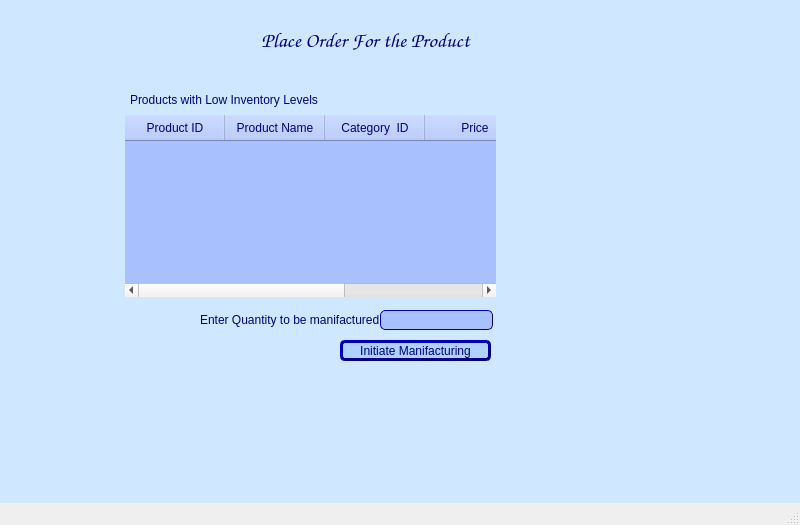
<?xml version="1.0" encoding="UTF-8"?>
<ui version="4.0">
 <class>MainWindow</class>
 <widget class="QMainWindow" name="MainWindow">
  <property name="geometry">
   <rect>
    <x>0</x>
    <y>0</y>
    <width>800</width>
    <height>525</height>
   </rect>
  </property>
  <property name="windowTitle">
   <string>MainWindow</string>
  </property>
  <widget class="QWidget" name="centralwidget">
   <widget class="QLabel" name="label_4">
    <property name="geometry">
     <rect>
      <x>-70</x>
      <y>-60</y>
      <width>931</width>
      <height>781</height>
     </rect>
    </property>
    <property name="autoFillBackground">
     <bool>false</bool>
    </property>
    <property name="styleSheet">
     <string notr="true">

background-color: rgb(207, 232, 255);
</string>
    </property>
    <property name="frameShape">
     <enum>QFrame::Panel</enum>
    </property>
    <property name="text">
     <string/>
    </property>
   </widget>
   <widget class="QLabel" name="label_12">
    <property name="geometry">
     <rect>
      <x>180</x>
      <y>20</y>
      <width>371</width>
      <height>41</height>
     </rect>
    </property>
    <property name="font">
     <font>
      <family>Comic Sans MS</family>
      <pointsize>16</pointsize>
     </font>
    </property>
    <property name="styleSheet">
     <string notr="true"/>
    </property>
    <property name="text">
     <string>&lt;html&gt;&lt;head/&gt;&lt;body&gt;&lt;p&gt;&lt;span style=&quot; color:#00007f;&quot;&gt;Place Order For the Product&lt;/span&gt;&lt;/p&gt;&lt;/body&gt;&lt;/html&gt;</string>
    </property>
    <property name="alignment">
     <set>Qt::AlignCenter</set>
    </property>
   </widget>
   <widget class="QLabel" name="label_2">
    <property name="geometry">
     <rect>
      <x>130</x>
      <y>80</y>
      <width>231</width>
      <height>40</height>
     </rect>
    </property>
    <property name="styleSheet">
     <string notr="true">font: 10pt &quot;Comic Sans MS&quot;;
font-color: rgb(0, 0, 127);</string>
    </property>
    <property name="text">
     <string>&lt;html&gt;&lt;head/&gt;&lt;body&gt;&lt;p&gt;&lt;span style=&quot; color:#00007f;&quot;&gt;Products with Low Inventory Levels&lt;/span&gt;&lt;/p&gt;&lt;/body&gt;&lt;/html&gt;</string>
    </property>
   </widget>
   <widget class="QTableWidget" name="booksTableWidget">
    <property name="geometry">
     <rect>
      <x>120</x>
      <y>110</y>
      <width>381</width>
      <height>192</height>
     </rect>
    </property>
    <property name="styleSheet">
     <string notr="true">QTableWidget {
    background-color: rgb(169, 192, 255);
   alternate-background-color: #e0e0e0;
   selection-background-color: #4CAF50;
border-color: #00007f;
	border:  rgb(0, 0, 127);; /* Border color around the table */
    margin: 5px; /* Set the margin size */
	font: 8pt &quot;Comic Sans MS&quot;;
    color: rgb(0, 0, 127);
}

QTableWidget::item {
    font: 8pt &quot;Comic Sans MS&quot;;
    color: rgb(0, 0, 127);
	
}


QHeaderView::section {
    background-color:  rgb(169, 192, 255); /* Header background color */
    color: rgb(0, 0, 127); /* Header text color */
    padding: 4px; /* Header padding */
	font: 8pt &quot;Comic Sans MS&quot;;
}

QTableWidget::item:selected {
    background-color: rgb(0, 0, 127) /* Background color for selected items */
    color: white; /* Text color for selected items */
}
</string>
    </property>
    <column>
     <property name="text">
      <string>Product ID</string>
     </property>
    </column>
    <column>
     <property name="text">
      <string>Product Name</string>
     </property>
    </column>
    <column>
     <property name="text">
      <string>Category  ID</string>
     </property>
    </column>
    <column>
     <property name="text">
      <string>Price</string>
     </property>
    </column>
    <column>
     <property name="text">
      <string>Inventory Level</string>
     </property>
    </column>
   </widget>
   <widget class="QLabel" name="label">
    <property name="geometry">
     <rect>
      <x>510</x>
      <y>70</y>
      <width>181</width>
      <height>221</height>
     </rect>
    </property>
    <property name="text">
     <string/>
    </property>
    <property name="pixmap">
     <pixmap>factory.png</pixmap>
    </property>
    <property name="scaledContents">
     <bool>true</bool>
    </property>
   </widget>
   <widget class="QLabel" name="label_3">
    <property name="geometry">
     <rect>
      <x>200</x>
      <y>300</y>
      <width>231</width>
      <height>40</height>
     </rect>
    </property>
    <property name="styleSheet">
     <string notr="true">font: 10pt &quot;Comic Sans MS&quot;;
font-color: rgb(0, 0, 127);</string>
    </property>
    <property name="text">
     <string>&lt;html&gt;&lt;head/&gt;&lt;body&gt;&lt;p&gt;&lt;span style=&quot; color:#00007f;&quot;&gt;Enter Quantity to be manifactured&lt;/span&gt;&lt;/p&gt;&lt;/body&gt;&lt;/html&gt;</string>
    </property>
   </widget>
   <widget class="QLineEdit" name="lineEdit">
    <property name="geometry">
     <rect>
      <x>380</x>
      <y>310</y>
      <width>113</width>
      <height>20</height>
     </rect>
    </property>
    <property name="styleSheet">
     <string notr="true">background-color: rgb(169, 192, 255);
border-style: outset;
border-width: 1px;
border-radius: 5px;
border-color: #00007f;</string>
    </property>
   </widget>
   <widget class="QPushButton" name="pushButton">
    <property name="geometry">
     <rect>
      <x>340</x>
      <y>340</y>
      <width>151</width>
      <height>21</height>
     </rect>
    </property>
    <property name="styleSheet">
     <string notr="true">background-color: rgb(174, 209, 255);
font: 10pt &quot;Comic Sans MS&quot;;
color: #00007f;
border-style: outset;
border-width: 3px;
border-radius: 5px;
border-color: #00007f;
</string>
    </property>
    <property name="text">
     <string>Initiate Manifacturing</string>
    </property>
   </widget>
  </widget>
  <widget class="QMenuBar" name="menubar">
   <property name="geometry">
    <rect>
     <x>0</x>
     <y>0</y>
     <width>800</width>
     <height>18</height>
    </rect>
   </property>
  </widget>
  <widget class="QStatusBar" name="statusbar"/>
 </widget>
 <resources/>
 <connections/>
</ui>
